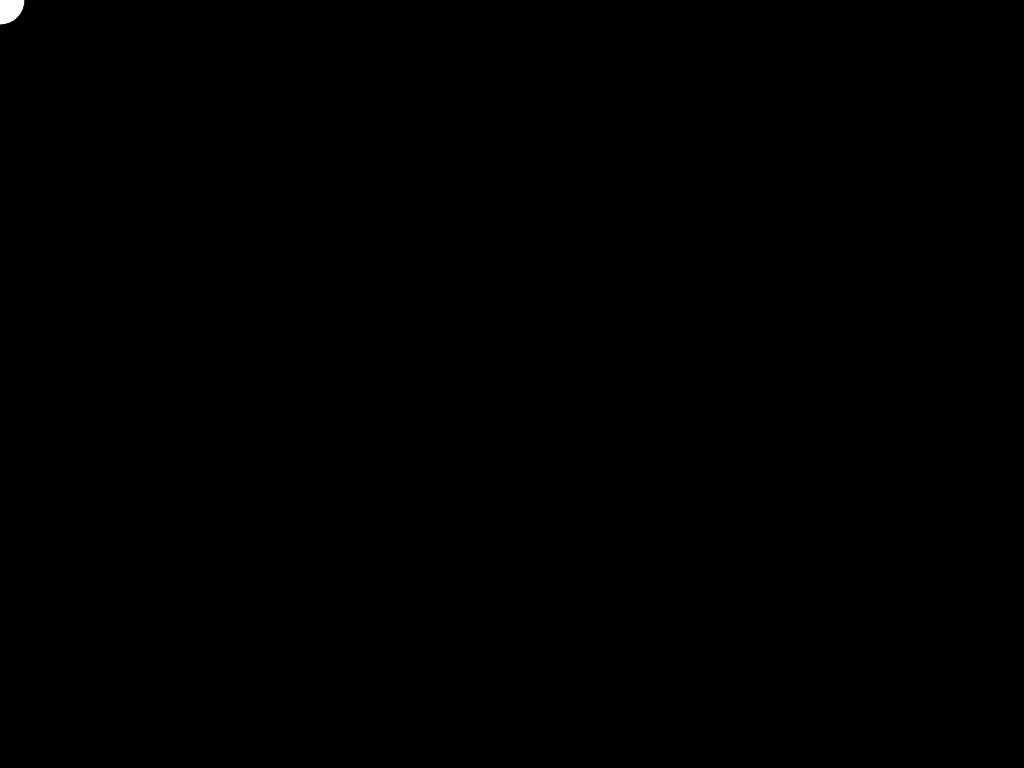
Frame 1 (no input)
Frame 60 (no input): identical to frame 1, image omitted
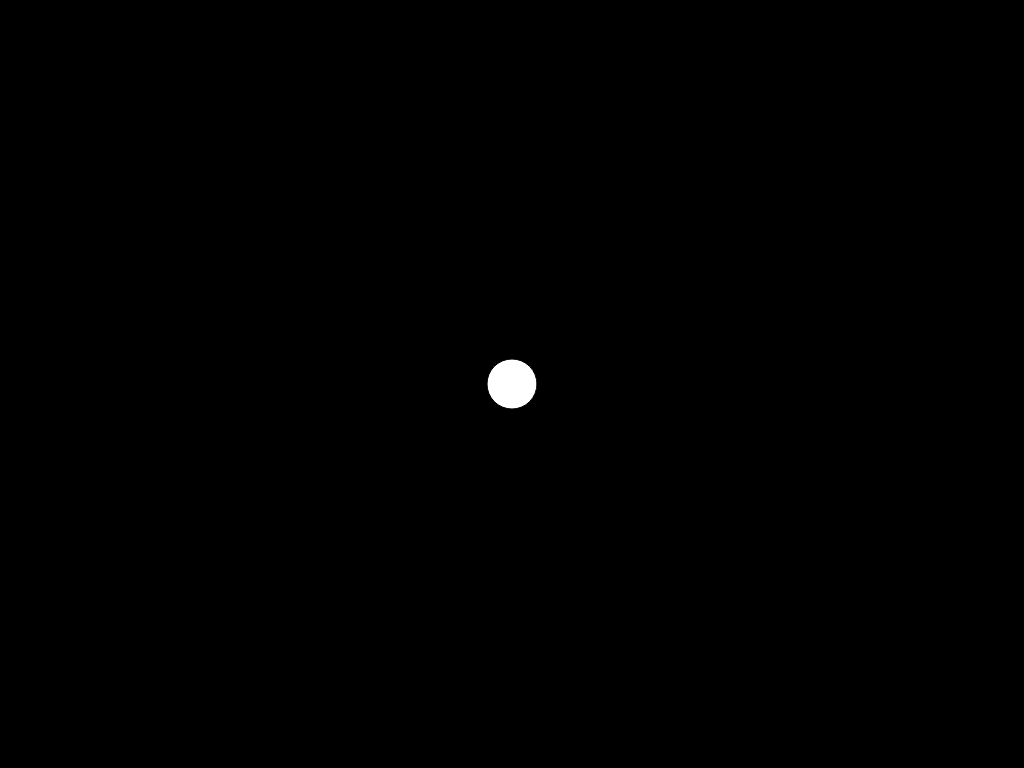
Frame 120 (the mouse pressed at the canvas centre since frame 60)

The p5.js sketch that drew these frames (run headless with seeded random() and noise() and a simulated clock; from frame 60 on, the mouse is pressed at the canvas centre):

// p5.js sketch
// ── sketch.js
function setup() {

  createCanvas(1024,768)


}

function draw() {
    background(0);
  ellipse(mouseX,mouseY,50,50);
}
